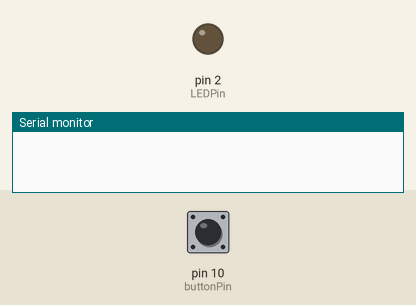
Simulated run of this sketch. Board: Arduino Uno, built with avr-gcc and run on an emulated ATmega328P. Parts: output pins drawn as LEDs (lit = HIGH), the last lines printed to the serial monitor. The inputs (shaded band) are chosen by the test bench; at power-on: pin 10 (buttonPin) HIGH.

Above: at 1.2 s.
1.3 s: pin 10 (buttonPin) pulled LOW for 0.15 s
At 1.38 s:
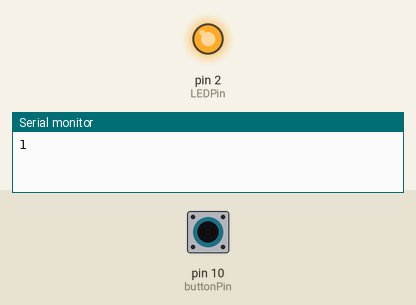
2.9 s: pin 10 (buttonPin) pulled LOW for 3.2 s
At 6.5 s:
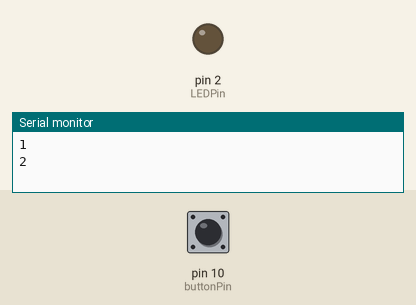
Timing chart, 0 to 8.0 s (numbered marks = the images above; inputs shaded):
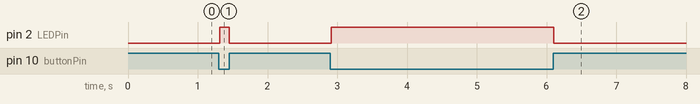

The sketch:

debounceCount.ino
```cpp
// debounceCount.ino
// Michael Gurevich

// Counts button presses with debouncing

#define debounceTime 10

const byte buttonPin =  10; // pin number of the button pin
const byte LEDPin = 2;    // pin number for LED
int count = 0;            // button-press counter
int timer;                // debounce timer

enum btn{ON,DEBOUNCE,OFF}; // our own type for button states
btn state;    // variable to store state

void setup() {
  Serial.begin(9600);           // intialize Serial port
  pinMode(buttonPin, INPUT_PULLUP);  // initialize the button pin as an input and activate pull-up resistor
  pinMode(LEDPin, OUTPUT);

}

void loop(){
  buttonStep();
  delay(1);
}

void buttonStep() {

  int reading = digitalRead(buttonPin);  // check pin reading

  switch (state) {
    case OFF:
      if (reading == LOW) { // button press?
        state = DEBOUNCE;
        timer = debounceTime;
      } break;
    case DEBOUNCE:
     if (reading == LOW) {  // if button reading remains low
        if (timer <= 0) {   // and the time elapses
          state = ON;       // this is a "real" button press"
          digitalWrite(LEDPin, HIGH);
          Serial.println(++count);
        } else timer--;     // if time hasn't elapsed, but button is still low, keep waiting
     } else state = OFF;
     break;
    case ON:
      if (reading == HIGH) {
        state = OFF;
        digitalWrite(LEDPin,LOW);
      }
  }
}
```

Measured:
- after the input at 1.3 s, pin 2 (LEDPin): LOW → HIGH at once, → LOW 0.14 s later
- after the input at 2.9 s, pin 2 (LEDPin): LOW → HIGH at once, → LOW 3.2 s later
